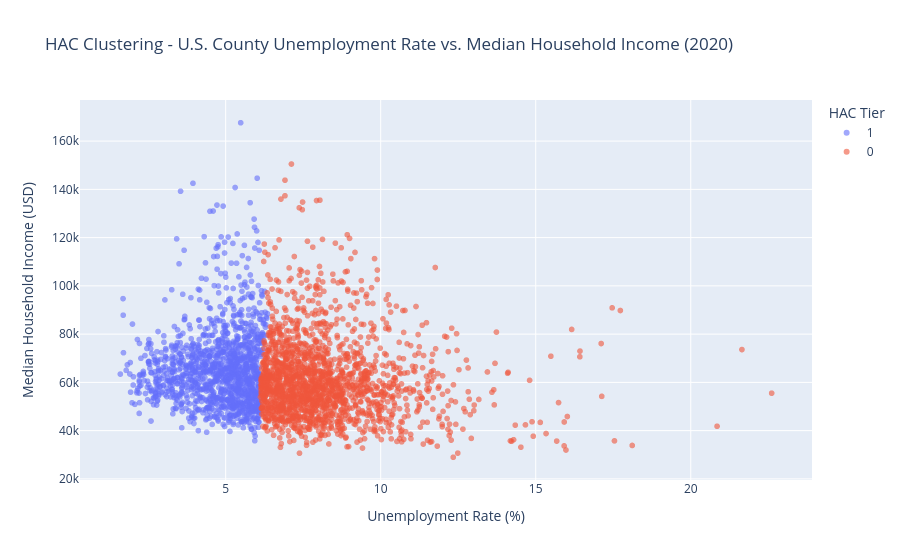

The notebook cell saved with this chart:
### Code cell
fig = px.scatter(county_2020, x='Unemployment_rate', y='Median_Household_Income', color=county_2020['hac_cluster'].astype(str), opacity=0.6,
                title=f"HAC Clustering - U.S. County Unemployment Rate vs. Median Household Income (2020)",
                labels={
                    'Unemployment_rate': 'Unemployment Rate (%)',
                    'Median_Household_Income': 'Median Household Income (USD)',
                    'color': 'HAC Tier'
                }
)
fig.show()

### Figure 1 — Plotly figure (JSON) as saved in the notebook; plotly's stock layout.template omitted (floating-point values rounded to 4 significant figures; data arrays with more than 128 entries replaced by an {"elided": "..."} marker saying what was removed)
{"data": [{"hovertemplate": "HAC Tier=1<br>Unemployment Rate (%)=%{x}<br>Median Household Income (USD)=%{y}<extra></extra>", "legendgroup": "1", "marker": {"color": "#636efa", "opacity": 0.6, "symbol": "circle"}, "mode": "markers", "name": "1", "showlegend": true, "type": "scattergl", "x": {"elided": "1331 float values"}, "xaxis": "x", "y": {"elided": "1331 float values"}, "yaxis": "y"}, {"hovertemplate": "HAC Tier=0<br>Unemployment Rate (%)=%{x}<br>Median Household Income (USD)=%{y}<extra></extra>", "legendgroup": "0", "marker": {"color": "#EF553B", "opacity": 0.6, "symbol": "circle"}, "mode": "markers", "name": "0", "showlegend": true, "type": "scattergl", "x": {"elided": "1811 float values"}, "xaxis": "x", "y": {"elided": "1811 float values"}, "yaxis": "y"}], "layout": {"legend": {"title": {"text": "HAC Tier"}, "tracegroupgap": 0}, "title": {"text": "HAC Clustering - U.S. County Unemployment Rate vs. Median Household Income (2020)"}, "xaxis": {"anchor": "y", "domain": [0, 1], "title": {"text": "Unemployment Rate (%)"}}, "yaxis": {"anchor": "x", "domain": [0, 1], "title": {"text": "Median Household Income (USD)"}}}}
